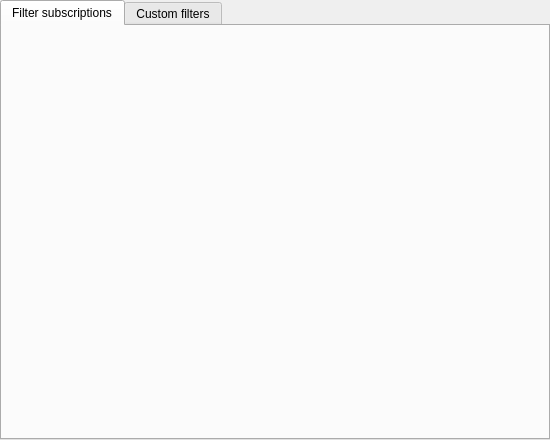
<?xml version="1.0" encoding="UTF-8"?>
<ui version="4.0">
 <class>LeftPanel</class>
 <widget class="QWidget" name="LeftPanel">
  <property name="geometry">
   <rect>
    <x>0</x>
    <y>0</y>
    <width>550</width>
    <height>440</height>
   </rect>
  </property>
  <property name="windowTitle">
   <string>Form</string>
  </property>
  <layout class="QVBoxLayout" name="verticalLayout">
   <property name="margin">
    <number>0</number>
   </property>
   <item>
    <widget class="QTabWidget" name="tabWidget">
     <property name="currentIndex">
      <number>0</number>
     </property>
     <widget class="QWidget" name="subscriptions">
      <attribute name="title">
       <string>Filter subscriptions</string>
      </attribute>
      <layout class="QVBoxLayout" name="verticalLayout_2"/>
     </widget>
     <widget class="QWidget" name="customFilters">
      <attribute name="title">
       <string>Custom filters</string>
      </attribute>
      <layout class="QVBoxLayout" name="verticalLayout_3"/>
     </widget>
    </widget>
   </item>
  </layout>
 </widget>
 <resources/>
 <connections/>
</ui>
